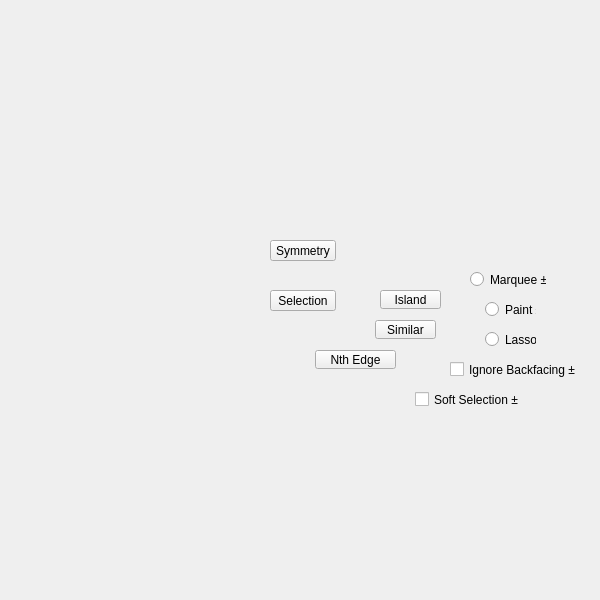
<?xml version="1.0" encoding="UTF-8"?>
<ui version="4.0">
 <class>translucent_window</class>
 <widget class="QMainWindow" name="translucent_window">
  <property name="enabled">
   <bool>true</bool>
  </property>
  <property name="geometry">
   <rect>
    <x>0</x>
    <y>0</y>
    <width>600</width>
    <height>600</height>
   </rect>
  </property>
  <property name="sizePolicy">
   <sizepolicy hsizetype="Ignored" vsizetype="Ignored">
    <horstretch>0</horstretch>
    <verstretch>0</verstretch>
   </sizepolicy>
  </property>
  <property name="minimumSize">
   <size>
    <width>0</width>
    <height>0</height>
   </size>
  </property>
  <property name="maximumSize">
   <size>
    <width>600</width>
    <height>600</height>
   </size>
  </property>
  <property name="cursor">
   <cursorShape>ArrowCursor</cursorShape>
  </property>
  <property name="whatsThis">
   <string>main</string>
  </property>
  <property name="toolButtonStyle">
   <enum>Qt::ToolButtonIconOnly</enum>
  </property>
  <property name="tabShape">
   <enum>QTabWidget::Triangular</enum>
  </property>
  <property name="dockNestingEnabled">
   <bool>true</bool>
  </property>
  <property name="dockOptions">
   <set>QMainWindow::AllowNestedDocks|QMainWindow::AllowTabbedDocks|QMainWindow::AnimatedDocks|QMainWindow::ForceTabbedDocks</set>
  </property>
  <widget class="QWidget" name="widget">
   <property name="sizePolicy">
    <sizepolicy hsizetype="Ignored" vsizetype="Ignored">
     <horstretch>0</horstretch>
     <verstretch>0</verstretch>
    </sizepolicy>
   </property>
   <widget class="QPushButton" name="i009">
    <property name="geometry">
     <rect>
      <x>270</x>
      <y>290</y>
      <width>66</width>
      <height>21</height>
     </rect>
    </property>
    <property name="minimumSize">
     <size>
      <width>0</width>
      <height>21</height>
     </size>
    </property>
    <property name="maximumSize">
     <size>
      <width>16777215</width>
      <height>21</height>
     </size>
    </property>
    <property name="whatsThis">
     <string>selection</string>
    </property>
    <property name="text">
     <string>Selection</string>
    </property>
   </widget>
   <widget class="QPushButton" name="i021">
    <property name="geometry">
     <rect>
      <x>270</x>
      <y>240</y>
      <width>66</width>
      <height>21</height>
     </rect>
    </property>
    <property name="minimumSize">
     <size>
      <width>0</width>
      <height>21</height>
     </size>
    </property>
    <property name="maximumSize">
     <size>
      <width>16777215</width>
      <height>21</height>
     </size>
    </property>
    <property name="whatsThis">
     <string>symmetry</string>
    </property>
    <property name="text">
     <string>Symmetry</string>
    </property>
   </widget>
   <widget class="QRadioButton" name="chk006">
    <property name="enabled">
     <bool>true</bool>
    </property>
    <property name="geometry">
     <rect>
      <x>485</x>
      <y>330</y>
      <width>51</width>
      <height>19</height>
     </rect>
    </property>
    <property name="maximumSize">
     <size>
      <width>104</width>
      <height>19</height>
     </size>
    </property>
    <property name="toolTip">
     <string>Select Style: Lasso</string>
    </property>
    <property name="text">
     <string>Lasso ±</string>
    </property>
    <property name="iconSize">
     <size>
      <width>18</width>
      <height>18</height>
     </size>
    </property>
    <property name="checkable">
     <bool>true</bool>
    </property>
   </widget>
   <widget class="PushButton" name="tb000">
    <property name="enabled">
     <bool>true</bool>
    </property>
    <property name="geometry">
     <rect>
      <x>315</x>
      <y>350</y>
      <width>81</width>
      <height>19</height>
     </rect>
    </property>
    <property name="maximumSize">
     <size>
      <width>120</width>
      <height>19</height>
     </size>
    </property>
    <property name="toolTip">
     <string>Select Nth: Select 2 components</string>
    </property>
    <property name="text">
     <string>Nth Edge</string>
    </property>
    <property name="iconSize">
     <size>
      <width>18</width>
      <height>18</height>
     </size>
    </property>
   </widget>
   <widget class="PushButton" name="tb001">
    <property name="enabled">
     <bool>true</bool>
    </property>
    <property name="geometry">
     <rect>
      <x>375</x>
      <y>320</y>
      <width>61</width>
      <height>19</height>
     </rect>
    </property>
    <property name="maximumSize">
     <size>
      <width>111</width>
      <height>19</height>
     </size>
    </property>
    <property name="toolTip">
     <string>Select similar objects or components, depending on selection mode.</string>
    </property>
    <property name="text">
     <string>Similar</string>
    </property>
    <property name="iconSize">
     <size>
      <width>18</width>
      <height>18</height>
     </size>
    </property>
   </widget>
   <widget class="PushButton" name="tb002">
    <property name="enabled">
     <bool>true</bool>
    </property>
    <property name="geometry">
     <rect>
      <x>380</x>
      <y>290</y>
      <width>61</width>
      <height>19</height>
     </rect>
    </property>
    <property name="maximumSize">
     <size>
      <width>111</width>
      <height>19</height>
     </size>
    </property>
    <property name="toolTip">
     <string>Select contiguous faces within a normal range</string>
    </property>
    <property name="text">
     <string>Island</string>
    </property>
    <property name="iconSize">
     <size>
      <width>18</width>
      <height>18</height>
     </size>
    </property>
   </widget>
   <widget class="QRadioButton" name="chk005">
    <property name="enabled">
     <bool>true</bool>
    </property>
    <property name="geometry">
     <rect>
      <x>470</x>
      <y>270</y>
      <width>76</width>
      <height>19</height>
     </rect>
    </property>
    <property name="maximumSize">
     <size>
      <width>104</width>
      <height>19</height>
     </size>
    </property>
    <property name="toolTip">
     <string>Select Style: Marquee</string>
    </property>
    <property name="text">
     <string>Marquee ±</string>
    </property>
    <property name="iconSize">
     <size>
      <width>18</width>
      <height>18</height>
     </size>
    </property>
    <property name="checkable">
     <bool>true</bool>
    </property>
   </widget>
   <widget class="QRadioButton" name="chk007">
    <property name="enabled">
     <bool>true</bool>
    </property>
    <property name="geometry">
     <rect>
      <x>485</x>
      <y>300</y>
      <width>51</width>
      <height>19</height>
     </rect>
    </property>
    <property name="maximumSize">
     <size>
      <width>104</width>
      <height>19</height>
     </size>
    </property>
    <property name="toolTip">
     <string>Select Style: Paint</string>
    </property>
    <property name="text">
     <string>Paint ±</string>
    </property>
    <property name="iconSize">
     <size>
      <width>18</width>
      <height>18</height>
     </size>
    </property>
    <property name="checkable">
     <bool>true</bool>
    </property>
   </widget>
   <widget class="QCheckBox" name="chk004">
    <property name="enabled">
     <bool>true</bool>
    </property>
    <property name="geometry">
     <rect>
      <x>450</x>
      <y>360</y>
      <width>126</width>
      <height>19</height>
     </rect>
    </property>
    <property name="maximumSize">
     <size>
      <width>999</width>
      <height>19</height>
     </size>
    </property>
    <property name="toolTip">
     <string>Select Style: Marquee</string>
    </property>
    <property name="text">
     <string>Ignore Backfacing ±</string>
    </property>
    <property name="iconSize">
     <size>
      <width>18</width>
      <height>18</height>
     </size>
    </property>
    <property name="checkable">
     <bool>true</bool>
    </property>
   </widget>
   <widget class="QCheckBox" name="chk008">
    <property name="enabled">
     <bool>true</bool>
    </property>
    <property name="geometry">
     <rect>
      <x>415</x>
      <y>390</y>
      <width>106</width>
      <height>19</height>
     </rect>
    </property>
    <property name="maximumSize">
     <size>
      <width>999</width>
      <height>19</height>
     </size>
    </property>
    <property name="toolTip">
     <string>Toggle soft select mode.</string>
    </property>
    <property name="text">
     <string>Soft Selection ±</string>
    </property>
    <property name="iconSize">
     <size>
      <width>18</width>
      <height>18</height>
     </size>
    </property>
    <property name="checkable">
     <bool>true</bool>
    </property>
   </widget>
  </widget>
 </widget>
 <customwidgets>
  <customwidget>
   <class>PushButton</class>
   <extends>QPushButton</extends>
   <header>widgets.pushbutton.h</header>
  </customwidget>
 </customwidgets>
 <resources/>
 <connections/>
 <designerdata>
  <property name="gridDeltaX">
   <number>5</number>
  </property>
  <property name="gridDeltaY">
   <number>10</number>
  </property>
  <property name="gridSnapX">
   <bool>true</bool>
  </property>
  <property name="gridSnapY">
   <bool>true</bool>
  </property>
  <property name="gridVisible">
   <bool>true</bool>
  </property>
 </designerdata>
</ui>
